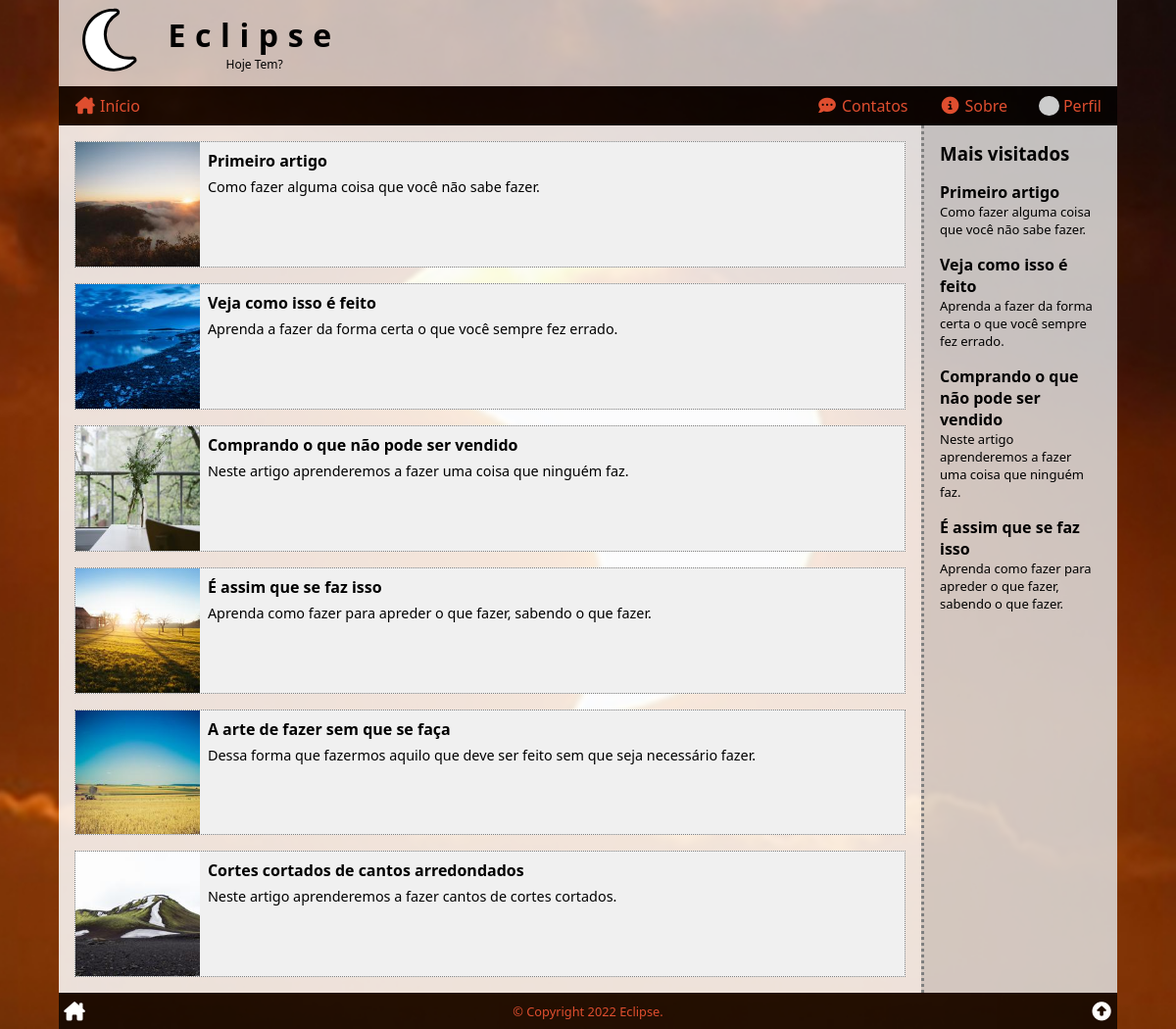
Page / (signed in) on the earlier database version.
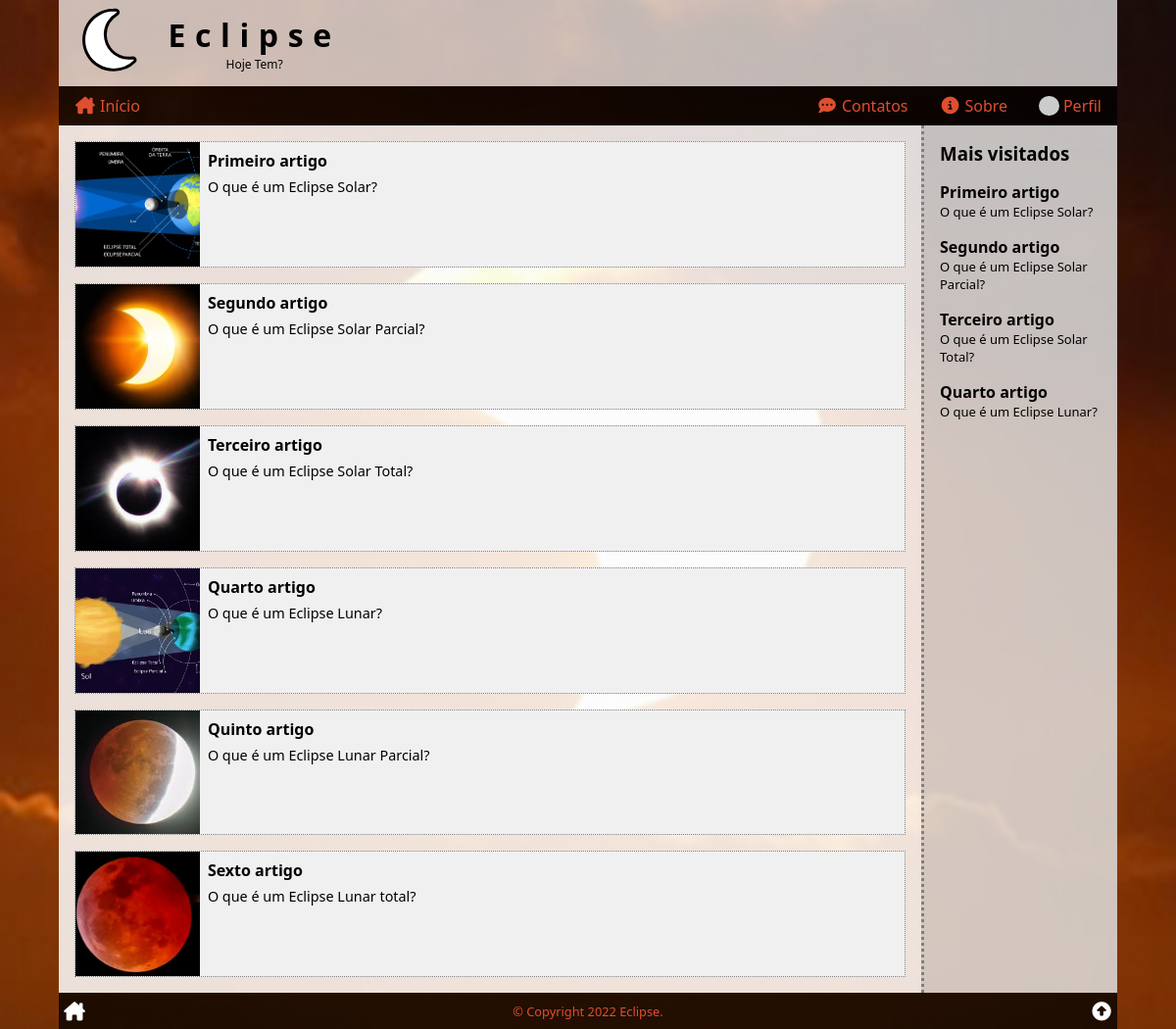
Same page on the later database version.
### tables this page shows
CREATE TABLE articles (
    art_id INT PRIMARY KEY AUTO_INCREMENT,
    art_title VARCHAR(127),
    art_intro VARCHAR(255),
    art_thumb VARCHAR(255),
    art_content TEXT,
    art_author INT,
    art_date TIMESTAMP DEFAULT CURRENT_TIMESTAMP,
    art_views int default '0',
    art_status ENUM('on', 'off', 'deleted') DEFAULT 'on',
    FOREIGN KEY (art_author) REFERENCES users (user_id)
);

### index.php (the view, shortened to what this page needs)
<?php
require($_SERVER['DOCUMENT_ROOT'] . '/_config.php');
$sql = <<<SQL
SELECT art_id, art_title, art_intro, art_thumb
    FROM articles
WHERE art_status = 'on'
    AND art_date <= NOW()
ORDER BY art_date DESC;
SQL;
$res = $conn->query($sql);
$artigos = '<div class="items">' . "\n";
while ($artigo = $res->fetch_assoc()) :
    $artigos .= <<<HTML
        <div class="item" onclick="location.href='/ler/?id={$artigo['art_id']}'">
            <div class="thumb" style="background-image: url('{$artigo['art_thumb']}')" title="Imagem de {$artigo['art_title']}"></div>
            <div class="body">
                <h4>{$artigo['art_title']}</h4>
                <span>{$artigo['art_intro']}</span>
            </div>
        </div>
HTML;
endwhile;
$artigos .= '</div>';
require($_SERVER['DOCUMENT_ROOT'] . '/_header.php');
?>
<section>
<?php
echo $artigos;
?>
</section>
<aside>
<?php
$mv = mostViewed();
if ($mv) echo "<h3>Mais visitados</h3>{$mv}";
?>
</aside>
<?php
require($_SERVER['DOCUMENT_ROOT'] . '/_footer.php');

### _header.php (shortened to what this page needs)
<!DOCTYPE html>
<html lang="pt-BR">
<head>
    <link rel="stylesheet" href="style.css">
    <link rel="stylesheet" href="https://cdnjs.cloudflare.com/ajax/libs/font-awesome/6.1.1/css/all.min.css">
</head>
<body>
    <div class="wrap">
        <header>
            <a href="/" title="Página inicial"><i class="fa-solid fa-moon fa-fw"></i></a>
            <h1>Eclipse<small>Hoje Tem?</small></h1>
        </header>
        <nav>
            <a href="/" title="Página inicial"><i class="fa-solid fa-house-chimney fa-fw"></i><span>Início</span></a>
            <a href="/contatos/" title="Faça contato"><i class="fa-solid fa-comment-dots fa-fw"></i><span>Contatos</span></a>
            <a href="/sobre/" title="Sobre..."><i class="fa-solid fa-circle-info fa-fw"></i><span>Sobre</span></a>
            <?php
            if ($user) :
            ?>
                <a href="/user/profile/" title="Perfil"><img src="<?php echo $user['user_photo'] ?>" alt="<?php echo $user['user_name'] ?>"><span>Perfil</a>
            <?php
            else :
            ?>
                <a href="/user/login/" title="Usuário"><i class="fa-solid fa-right-to-bracket fa-fw"></i><span>Login</span></a>
            <?php
            endif;
            ?>
        </nav>
        <main>

### _config.php (shortened to what this page needs)
<?php
$db = array(
    'hostname' => 'localhost',
    'username' => 'root',
    'password' => '',
    'database' => 'vitugo'
);
$conn = new mysqli($db['hostname'], $db['username'], $db['password'], $db['database']);
$conn->query("SET NAMES 'utf8'");
$conn->query('SET character_set_connection=utf8');
$conn->query('SET character_set_client=utf8');
$conn->query('SET character_set_results=utf8');
$conn->query('SET GLOBAL lc_time_names = pt_BR');
$conn->query('SET lc_time_names = pt_BR');
if (isset($_COOKIE['user']))
    $user = unserialize($_COOKIE['user']);
else
    $user = false;
function mostViewed($num = 4)
{
    global $conn;
    $sql = <<<SQL
SELECT art_id, art_title, art_intro
FROM articles
WHERE art_status = 'on'
	AND art_date <= NOW()
ORDER BY art_views DESC
LIMIT {$num};
SQL;
    $res = $conn->query($sql);
    $out = '';
    if ($res->num_rows > 0) :
        while ($art = $res->fetch_assoc()) :
            $out .= <<<HTML
<div class="side-art-box" onclick="location.href='/ler/?id={$art['art_id']}'">
    <div class="side-art-title">{$art['art_title']}</div>
    <div class="side-art-intro">{$art['art_intro']}</div>
</div>
HTML;
        endwhile;
    else :
        $out = false;
    endif;
    return $out;
}

### _footer.php (shortened to what this page needs)
</main>
<footer>
    <a href="/" title="Página inicial"><i class="fa-solid fa-house-chimney fa-fw"></i></a>
    <div title="Todos os direitos reservados para Vitugo.">&copy; Copyright 2022 Eclipse.</div>
    <a href="#top" title="Topo da página"><i class="fa-solid fa-circle-up fa-fw"></i></a>
</footer>
</div>
</body>
</html>

### style.css (style rules this page uses)
* { box-sizing: border-box; outline: none; transition: .2s; }
html, body { position: relative ; width: 100%; height: 100%; padding: 0; margin: 0; font-family: 'Segoe UI', Tahoma, Geneva, Verdana, sans-serif; font-size: 16px; }
a { color: rgb(70, 180, 129); text-decoration: none; }
header, nav, section, article, main, aside, footer { display: block; }
body { background-color: rgb(170, 170, 170); background-attachment: fixed; background-image: url('/img/FotoEclipse.jpg'); background-position: center; background-repeat: no-repeat; background-size: cover; }
.wrap { position: relative; display: flex; flex-direction: column; height: 100%; width: 100%; max-width: 1080px; min-width: 280px; margin: auto; }
.wrap>header { display: flex; align-items: center; justify-content: flex-start; background: rgba(255, 255, 255, .7); }
.wrap>header a { font-size: 70px; color: white; -webkit-text-stroke: 3px black; padding-left: .5rem; margin-top: -.5rem; }
.wrap>header h1 { margin: 0; margin-left: 1rem; text-align: center; font-size: 2rem; letter-spacing: .6rem; }
.wrap>header small { display: block; font-size: .75rem; font-weight: normal; letter-spacing: normal; }
.wrap>nav { background: rgba(0, 0, 0, .75); display: flex; align-items: center; justify-content: space-around; padding: 1px 0; }
.wrap>nav a { display: flex; width: 25%; flex-direction: column; justify-content: space-around; align-items: center; color: #DF4E2F; text-decoration: none; padding: .5rem; }
.wrap>nav span { display: inline-block; margin-top: .25rem; }
.wrap>nav i { font-size: 2rem; }
.wrap>nav img { width: 2rem; height: 2rem; display: block; border-radius: 50%; }
.wrap>footer { background: rgba(0, 0, 0, .75); padding: 1px 0; color: #DF4E2F; display: flex; align-items: center; justify-content: space-between; }
.wrap>footer a { display: block; padding: .25rem; color: white; font-size: 1.2rem; }
.wrap>footer div { font-size: .8rem; text-align: center; }
.wrap>main { flex-grow: 1; display: flex; flex-direction: column; }
.wrap>main>section, .wrap>main>aside { padding: 1rem; }
.wrap>main>section { flex-grow: 1; background-color: rgba(255, 255, 255, .85); }
.wrap>main>aside { border-top: 3px dotted grey; background: rgba(224, 224, 224, .85); }
.wrap>main>section>h2:first-child, .wrap>main>aside>h3:first-child { margin: 0; }
.item { background-color: rgb(240, 240, 240); margin-bottom: 1rem; border: 1px dotted grey; cursor: pointer; }
.items .item:last-child { margin-bottom: 0; }
.item .thumb { width: 100%; aspect-ratio: 1 / 1; background-attachment: local; background-position: center; background-repeat: no-repeat; background-size: cover; }
.item .body { padding: .5rem; }
.item .body span { font-size: .9rem; }
.item h4 { margin: 0 0 .25rem 0; }
@media (min-width: 426px) { .items { display: grid; grid-template-columns: 50% 50%; grid-column-gap: 1rem; margin-right: 1rem; } }
@media (min-width: 576px) { .items { display: block; margin: 0; } }
@media (min-width: 576px) { .item { display: flex; } }
@media (min-width: 576px) { .item .thumb { width: 15%; } }
@media (min-width: 768px) { .wrap>nav { align-items: center; justify-content: flex-end; } }
@media (min-width: 768px) { .wrap>nav a { flex-direction: row; justify-content: center; padding: .5rem 1rem; width: auto; } }
@media (min-width: 768px) { .wrap>nav a:first-child { margin-right: auto; } }
@media (min-width: 768px) { .wrap>nav i { font-size: 1.1rem; } }
@media (min-width: 768px) { .wrap>nav span { display: inline-block; margin-top: 0; margin-left: .25rem; } }
@media (min-width: 768px) { .wrap>nav img { width: 1.3rem; height: 1.3rem; } }
@media (min-width: 768px) { .wrap>main { flex-direction: row; } }
@media (min-width: 768px) { .wrap>main>aside { border-top: none; border-left: 3px dotted grey; flex: 0 0 200px; } }
.side-art-box { margin: 1rem 0; cursor: pointer; }
.side-art-title { font-weight: bold; }
.side-art-intro { font-size: small; }

Differences in the rows shown:
changed articles "Primeiro artigo": art_thumb: a different picture; art_intro "Como fazer alguma coisa que você não sabe fazer." → "O que é um Eclipse Solar?"
changed articles: art_thumb: a different picture; art_title "Veja como isso é feito" → "Segundo artigo"; art_intro "Aprenda a fazer da forma certa o que você sempre fez errado." → "O que é um Eclipse Solar Parcial?"
changed articles: art_thumb: a different picture; art_title "Comprando o que não pode ser vendido" → "Terceiro artigo"; art_intro "Neste artigo aprenderemos a fazer uma coisa que ninguém faz." → "O que é um Eclipse Solar Total?"
changed articles: art_thumb: a different picture; art_title "É assim que se faz isso" → "Quarto artigo"; art_intro "Aprenda como fazer para apreder o que fazer, sabendo o que fazer." → "O que é um Eclipse Lunar?"
changed articles: art_thumb: a different picture; art_title "A arte de fazer sem que se faça" → "Quinto artigo"; art_intro "Dessa forma que fazermos aquilo que deve ser feito sem que seja necessário fazer." → "O que é um Eclipse Lunar Parcial?"
changed articles: art_thumb: a different picture; art_title "Cortes cortados de cantos arredondados" → "Sexto artigo"; art_intro "Neste artigo aprenderemos a fazer cantos de cortes cortados." → "O que é um Eclipse Lunar total?"
